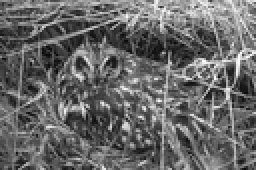
%> input picture Skew normal mixture model/8143.bmp, 128 x 85 px, shrunk from 481 x 321 before the run (shown 2 times larger)
$ octave skew_normal_Anisotropic2015.m   (GNU Octave 9; MATLAB toolbox functions it lacks are replaced by stand-ins)
%> lines starting %> are read from the running program, lines starting %| are printed output that depends on the picture
clc
clear
%-----------------Initial image-------------------------%
image1=imread('8143.bmp');
%> image1 is the input picture: size 85x128 uint8; min 7, max 255, mean 104.1
[row,column]=size(image1);
%> row = 85; column = 128
im1=double(image1);
im1=im1/max(im1(:));
Y=im1(:)';
epsilon=0.001;
%---------------------------------------------------%
%----------------Initialization--------------------------%
h=0.9;
alpha=0.3;
% alpha=0.5;%natual
r=1; %radiu
K=4;%number of class K=4 for brain MR images
    %K=3 for 8143, 134035, 22090, 198023, 22013, 118035, 238011
    %K=6 for 55067
[n,m]=size(Y);%n-Dimension
%> n = 1; m = 10880


Img=reshape(Y,[row,column]);
ROI=ones(row,column);
index = find(ROI ==1);
%> index = 10880 values from 1 to 10880

yy = Img(index);
yy = sort(yy,'descend');
% K-means for initialization
[IDX,C] = kmeans(yy,K,'Start','cluster', ...
    'Maxiter',100, ...
    'EmptyAction','drop', ...
    'Display','off');
%> C = [0.502; 0.187; 0.337; 0.712]
while sum(isnan(C))>0
    [IDX,C] = kmeans(yy,K,'Start','cluster', ...
        'Maxiter',100, ...
        'EmptyAction','drop', ...
        'Display','off');
end
%> this loop made 0 passes
V = sort(C);
%> V = [0.187; 0.337; 0.502; 0.712]
Dis_k = zeros(row,column,K);

for k = 1:K
    Dis_k(:,:,k) = (Img - V(k)).^2;
end
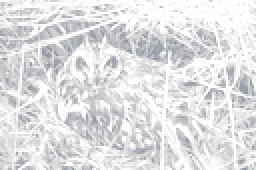
%> Dis_k: size 85x128x4 double (shown 2 times larger); mean R, G, B, A 0.0818, 0.0381, 0.0417, 0.125; transparent parts drawn white
Sigma=zeros(K,1);
for k = 1:K
    [e_min,IDX] = min(Dis_k,[],3);
    IDX_ROI = IDX.*ROI;
    Sigma(k) = var(Img(IDX_ROI==k));%Initialize Sigma
end
%> this loop made 4 passes
%> pass 1, `[e_min,IDX] = min(Dis_k,[],3);`:
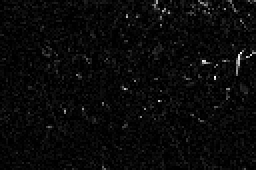
%> e_min: size 85x128 double (shown 2 times larger); min 1.41e-08, max 0.0831, mean 0.00324; drawn with min black and max white
%> pass 1, `[e_min,IDX] = min(Dis_k,[],3);`:
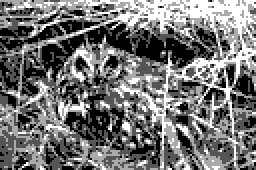
%> IDX: size 85x128 double (shown 2 times larger); min 1, max 4, mean 2.37; drawn with min black and max white
%> after the loop, Sigma = [0.00262; 0.00203; 0.00293; 0.00728]
Mu=V';%Initialize mu
%> Mu = [0.187 0.337 0.502 0.712]
Lambda=zeros(n,K)+0.1;%Initialize lambda
%--Initialize delta------%
delta=zeros(n,K);
  for i=1:K
      delta(:,i)=Lambda(:,i)/((1+Lambda(:,i)'*Lambda(:,i))^(1/2)+eps);
  end
%> after the loop, delta = [0.0995 0.0995 0.0995 0.0995]
%-------------------%
%--Initialize Delta------%
Delta=zeros(n,K);
  for i=1:K
    Delta(:,i)=sqrt(Sigma(i))*delta(:,i);
  end
%> after the loop, Delta = [0.0051 0.00448 0.00539 0.00849]
%------------------%
%---Initialize T---------%
T=zeros(K,n);
  for i=1:K
      T(i)=Sigma(i)-Delta(:,i)*Delta(:,i)';
  end
%> after the loop, T = [0.0026; 0.00201; 0.0029; 0.00721]
%-------------------%
 S1_ij=zeros(K,m);S2_ij=zeros(K,m);
 Pi=ones(m,K)/K;
%----------------------alpha_ij initialization------------------------%

X=zeros(1,2,9);
X(:,:,1)=[-1,1];X(:,:,2)=[-1,0];X(:,:,3)=[-1,-1];X(:,:,4)=[0,1];X(:,:,5)=[0,0];
X(:,:,6)=[0,-1];X(:,:,7)=[1,1];X(:,:,8)=[1,0];X(:,:,9)=[1,-1];
X1=[zeros(row,3),im1,zeros(row,3)];
X1=[zeros(3,column+6);X1;zeros(3,column+6)];
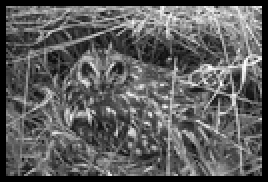
%> X1: size 91x134 double (shown 2 times larger); min 0, max 1, mean 0.364
alpha_ij=zeros(3,3,row+6,column+6);
Pij=zeros(3,3,row+6,column+6);
V_u=zeros(2,1,row+6,column+6);
L=zeros(2,1,row+6,column+6);
for i=4:row+3
    for j=4:column+3
        p1=(X1(i-1-1:i-1+1,j-1-1:j-1+1));
        p2=(X1(i-1:i+1,j-1-1:j-1+1));
        p3=(X1(i+1-1:i+1+1,j-1-1:j-1+1));
        p4=(X1(i-1-1:i-1+1,j-1:j+1));
        p5=(X1(i-1:i+1,j-1:j+1));
        p6=(X1(i+1-1:i+1+1,j-1:j+1));
        p7=(X1(i-1-1:i-1+1,j+1-1:j+1+1));
        p8=(X1(i-1:i+1,j+1-1:j+1+1));
        p9=(X1(i+1-1:i+1+1,j+1-1:j+1+1));
        Pij(:,:,i,j)=[sum(sum(abs(p1-p5))),sum(sum(abs(p4-p5))),sum(sum(abs(p7-p5)));sum(sum(abs(p2-p5))),sum(sum(abs(p5-p5))),sum(sum(abs(p8-p5)));sum(sum(abs(p3-p5))),sum(sum(abs(p6-p5))),sum(sum(abs(p9-p5)))];
        Pij(:,:,i,j)=exp(-Pij(:,:,i,j)/h);
        p=Pij(:,:,i,j);
        %------------------------------%
        if p(5)/(sum(p(:))+eps)>=0.8
            p(5)=0;
        end
        Pij(:,:,i,j)=p;
         Pij(:,:,i,j)=Pij(:,:,i,j)/(sum(p(:))+eps);
       Ix2=(X1(i,j+1)-X1(i,j-1))/2;
       Iy2=(X1(i-1,j)-X1(i+1,j))/2;
       Ixy=Ix2*Iy2;
        J=[Ix2^2,Ixy;Ixy,Iy2^2];
        L1=0.5*(J(1,1)+J(2,2)+sqrt((J(1,1)-J(2,2))^2+4*(J(1,2)^2)));
        L2=0.5*(J(1,1)+J(2,2)-sqrt((J(1,1)-J(2,2))^2+4*(J(1,2)^2)));
        L(:,:,i,j)=[L1;L2];
        costhta=2*J(1,2);
        sinthta=J(2,2)-J(1,1)+sqrt((J(1,1)-J(2,2))^2+4*(J(1,2)^2));
        V1=[costhta;sinthta];
        V_u(:,:,i,j)=V1/(sqrt(V1(1)^2+V1(2)^2)+eps);
    end
end
%> after the loop, p = [0.137 0.335 0.206; 0.284 1 0.353; 0.277 0.429 0.336]

for i=4:row+3
    for j=4:column+3
        p=Pij(:,:,i,j);
        p=p(:);
        mu_A=p(1)*V_u(:,:,i-1,j-1)+p(2)*V_u(:,:,i,j-1)+p(3)*V_u(:,:,i+1,j-1)+p(4)*V_u(:,:,i-1,j)+p(5)*V_u(:,:,i,j)+p(6)*V_u(:,:,i+1,j)+p(7)*V_u(:,:,i-1,j+1)+p(8)*V_u(:,:,i,j+1)+p(9)*V_u(:,:,i+1,j+1);
        mu_A=mu_A/(sqrt(mu_A(1)^2+mu_A(2)^2)+eps);
        mu_Q=zeros(2,1);
        mu_Q(1)=-mu_A(2);
        mu_Q(2)=mu_A(1);
        lambda1=p(1)*L(1,1,i-1,j-1)+p(2)*L(1,1,i,j-1)+p(3)*L(1,1,i+1,j-1)+p(4)*L(1,1,i-1,j)+p(5)*L(1,1,i,j)+p(6)*L(1,1,i+1,j)+p(7)*L(1,1,i-1,j+1)+p(8)*L(1,1,i,j+1)+p(9)*L(1,1,i+1,j+1);
        lambda2=p(1)*L(2,1,i-1,j-1)+p(2)*L(2,1,i,j-1)+p(3)*L(2,1,i+1,j-1)+p(4)*L(2,1,i-1,j)+p(5)*L(2,1,i,j)+p(6)*L(2,1,i+1,j)+p(7)*L(2,1,i-1,j+1)+p(8)*L(2,1,i,j+1)+p(9)*L(2,1,i+1,j+1);
        f_1=1/r^2;f_2=1/(r+lambda1*100+lambda2)^2;
        D=f_1*(mu_A*mu_A')+f_2*(mu_Q*mu_Q');
        alpha_ij(:,:,i,j)=exp(-[(X(:,:,1)*D)*X(:,:,1)',(X(:,:,4)*D)*X(:,:,4)',(X(:,:,7)*D)*X(:,:,7)';(X(:,:,2)*D)*X(:,:,2)',(X(:,:,5)*D)*X(:,:,5)',(X(:,:,8)*D)*X(:,:,8)';(X(:,:,3)*D)*X(:,:,3)',(X(:,:,6)*D)*X(:,:,6)',(X(:,:,9)*D)*X(:,:,9)']);
        alpha_ij(:,:,i,j)=alpha_ij(:,:,i,j).*Pij(:,:,i,j);
        p=alpha_ij(:,:,i,j);
        p(5)=0;
        alpha_ij(:,:,i,j)=p;
        alpha_ij(:,:,i,j)=alpha_ij(:,:,i,j)/(sum(sum(alpha_ij(:,:,i,j)))+eps);
    end
end
%> after the loop, mu_Q = [-0.998; -0.0706]; p = [0.0119 0.0369 0.0229; 0.0754 0 0.0938; 0.0308 0.0473 0.0291]

index=1;
alpha_ij_1=zeros((row)*(column),9);
for j=4:column+3
    for i=4:row+3
        p=alpha_ij(:,:,i,j);
        alpha_ij_1(index,:)=p(:)';
        index=index+1;
    end
end
%> after the loop, index = 10881

%-----------------------------------------------------------------------------------------------------%
ROI=ROI(:);
tic
for t=1:100
    %-------------Update S1_ij,S2_ij-----------------%
    M=1./(sqrt(1+Delta'.*(T.^(-1.0)).*Delta')+eps);
    mu_ij=repmat(Delta'.*(T.^(-1.0))./((1+Delta'.*(T.^(-1)).*Delta')+eps),1,m).*(repmat(Y,K,1)-repmat(Mu',1,m)).*repmat(ROI',K,1);
    S1_ij=mu_ij+(normpdf(mu_ij./(repmat(M,1,m)+eps))./(normcdf(mu_ij./(repmat(M,1,m)+eps))+eps)).*repmat(M,1,m).*repmat(ROI',K,1);
    S2_ij=mu_ij.^2+repmat(M,1,m).^2+(normpdf(mu_ij./(repmat(M,1,m)+eps))./(normcdf(mu_ij./(repmat(M,1,m)+eps))+eps)).*repmat(M,1,m).*mu_ij.*repmat(ROI',K,1);
    %---------------------------------------------------------%

    %-------------------Update Z--------------------------%

    phi=1./((sqrt(2*pi*repmat(Sigma,1,m)))+eps).*exp(-1/2*((repmat(Y,K,1)-repmat(Mu',1,m)).^2).*(1./(repmat(Sigma,1,m)+eps))).*repmat(ROI',K,1);
    psi=normcdf(repmat(Lambda',1,m).*repmat(Sigma.^(-1.0/2),1,m).*(repmat(Y,K,1)-repmat(Mu',1,m))).*repmat(ROI',K,1);

    Z=2*Pi'.*phi.*psi.*repmat(ROI',K,1);
    Z=Z./(repmat(sum(Z),K,1)+eps).*repmat(ROI',K,1);
    p1_ik=Z';
    %---------------------------------------------------------%

    %--------------------Update p1n_ik,Pin---------------------------%

    p1n_ik=zeros(m,K);Pin=zeros(m,K);
    for k=1:K
    p1_ik_reshape=reshape(p1_ik(:,k),[row,column]);
    Pi_reshape=reshape(Pi(:,k),[row,column]);
    A1=[zeros(row,1),p1_ik_reshape,zeros(row,1)];
    B1=[zeros(1,column+2);A1;zeros(1,column+2)];
    A2=[zeros(row,1),Pi_reshape,zeros(row,1)];
    B2=[zeros(1,column+2);A2;zeros(1,column+2)];
    p1n_ik(:,k)=(sum(alpha_ij_1'.*im2col(B1, [3,3], 'sliding')))';
    Pin(:,k)=(sum(alpha_ij_1'.*im2col(B2, [3,3], 'sliding')))';
    end
    p1n_ik=p1n_ik./(repmat(sum(p1n_ik,2),1,K)+eps).*repmat(ROI,1,K);
    Pin=Pin./(repmat(sum(Pin,2),1,K)+eps).*repmat(ROI,1,K);
    %---------------------------------------------------------------%

    %-----------------------Update s1_ik--------------------------------%
    s1_ik=Pi.*Pin;
    s1_ik=s1_ik./(repmat(sum(s1_ik,2),1,K)+eps);
    %----------------------------------------------------------------%
    %-----------------------Update q1_ik--------------------------------%
    q1_ik=p1_ik.*p1n_ik;
    q1_ik=q1_ik./(repmat(sum(q1_ik,2),1,K)+eps);
    %----------------------------------------------------------------%
    %--------------------Update s1n_ik,q1n_ik------------------------------------%
    s1n_ik=zeros(m,K);q1n_ik=zeros(m,K);
    for k=1:K
        s1_ik_reshape=reshape(s1_ik(:,k),[row,column]);
        q1_ik_reshape=reshape(q1_ik(:,k),[row,column]);
        A1=[zeros(row,1),s1_ik_reshape,zeros(row,1)];
        B1=[zeros(1,column+2);A1;zeros(1,column+2)];
        A2=[zeros(row,1),q1_ik_reshape,zeros(row,1)];
        B2=[zeros(1,column+2);A2;zeros(1,column+2)];
        s1n_ik(:,k)=(sum(alpha_ij_1'.*im2col(B1, [3,3], 'sliding')))';
        q1n_ik(:,k)=(sum(alpha_ij_1'.*im2col(B2, [3,3], 'sliding')))';
    end
    s1n_ik=s1n_ik./(repmat(sum(s1n_ik,2),1,K)+eps).*repmat(ROI,1,K);
    q1n_ik=q1n_ik./(repmat(sum(q1n_ik,2),1,K)+eps).*repmat(ROI,1,K);
    %---------------------------------------------------------------%

    %------------------------------Update parameter--------------------------%
    Mu_old=Mu;
    Pi=(1/(1+2*alpha+eps))*((1/2)*(q1_ik+q1n_ik)+alpha*(s1_ik+s1n_ik)).*repmat(ROI,1,K);
    Mu=sum((q1_ik'+q1n_ik').*(repmat(Y,K,1)-repmat(Delta',1,m).*S1_ij),2)./(sum((q1_ik'+q1n_ik'),2)+eps);
    Mu=Mu';
    T=sum((q1_ik'+q1n_ik').*(((repmat(Y,K,1)-repmat(Mu',1,m)-repmat(Delta',1,m).*S1_ij).^2)+(S2_ij-S1_ij.^2).*repmat(Delta',1,m).*repmat(Delta',1,m)),2)./(sum((q1_ik'+q1n_ik'),2)+eps);
    Delta=sum((q1_ik'+q1n_ik').*S1_ij.*(repmat(Y,K,1)-repmat(Mu',1,m)),2)./(sum((q1_ik'+q1n_ik').*S2_ij,2)+eps);
    Delta=Delta';
    Sigma=T+Delta'.*Delta'+0.00001;
    Lambda=(Sigma.^(-1.0/2)).*Delta'./(sqrt(1-Delta'.*(Sigma.^(-1)).*Delta')+eps);
    Lambda=Lambda';

    %----------------------------------------------------------------%
    if sqrt(sum(sum((Mu_old-Mu).^2)))<=epsilon
        break;
    end
    Mu_old=Mu;
        [~,nn]=max(Z);
      [~,wz]=sort(Mu(1,:));
      nn=reshape(nn,[row,column]);
      out2=nn;
      for i=1:K
        out2(nn==wz(i))=50*(i-1);
      end
%       iterNums=['segmentation: ',num2str(t), ' iterations'];
%     imshow(out2,[]),title(iterNums); colormap(gray);
%     pause(0.1)


end
%> this loop made 3 passes
%> (M, Mu, T, Delta, Sigma, Lambda, wz) on passes 1 to 2: ([0.995; 0.995; 0.995; 0.995], [0.218 0.349 0.483 0.657], [0.00887; 0.00898; 0.0112; 0.0181], [0.01 0.0106 0.011 0.013], [0.00898; 0.0091; 0.0113; 0.0183], [0.106 0.112 0.104 0.0966], [1 2 3 4]), ([0.994; 0.994; 0.995; 0.995], [0.221 0.35 0.478 0.648], [0.0096; 0.00957; 0.0116; 0.0192], [0.0105 0.011 0.0111 0.0132], [0.00972; 0.0097; 0.0117; 0.0194], [0.107 0.112 0.103 0.0954], [1 2 3 4])
%> (M, Mu, T, Delta, Sigma, Lambda) on pass 3: ([0.994; 0.994; 0.995; 0.995], [0.221 0.35 0.479 0.648], [0.00966; 0.00952; 0.0114; 0.0194], [0.0107 0.0111 0.011 0.0132], [0.00978; 0.00966; 0.0115; 0.0196], [0.109 0.114 0.103 0.0947])
%> pass 1, `nn=reshape(nn,[row,column]);`:
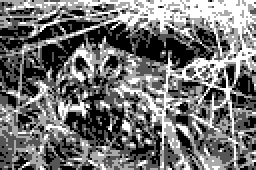
%> nn: size 85x128 double (shown 2 times larger); min 1, max 4, mean 2.36; drawn with min black and max white
%> after the loop:
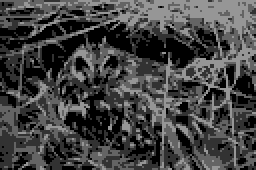
%> out2: size 85x128 double (shown 2 times larger); min 0, max 150, mean 67.1
t
toc
[~,nn]=max(Z);
      [~,wz]=sort(Mu);
      nn=reshape(nn,[row,column]);
      out2=nn;
      for i=1:K
        out2(nn==wz(i))=50*(i);
      end
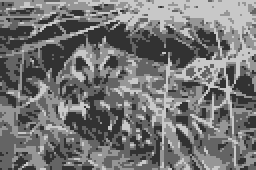
%> out2: size 85x128 double (shown 2 times larger); min 50, max 200, mean 116.7
imshow(out2.*reshape(ROI,[row,column]),[]);
